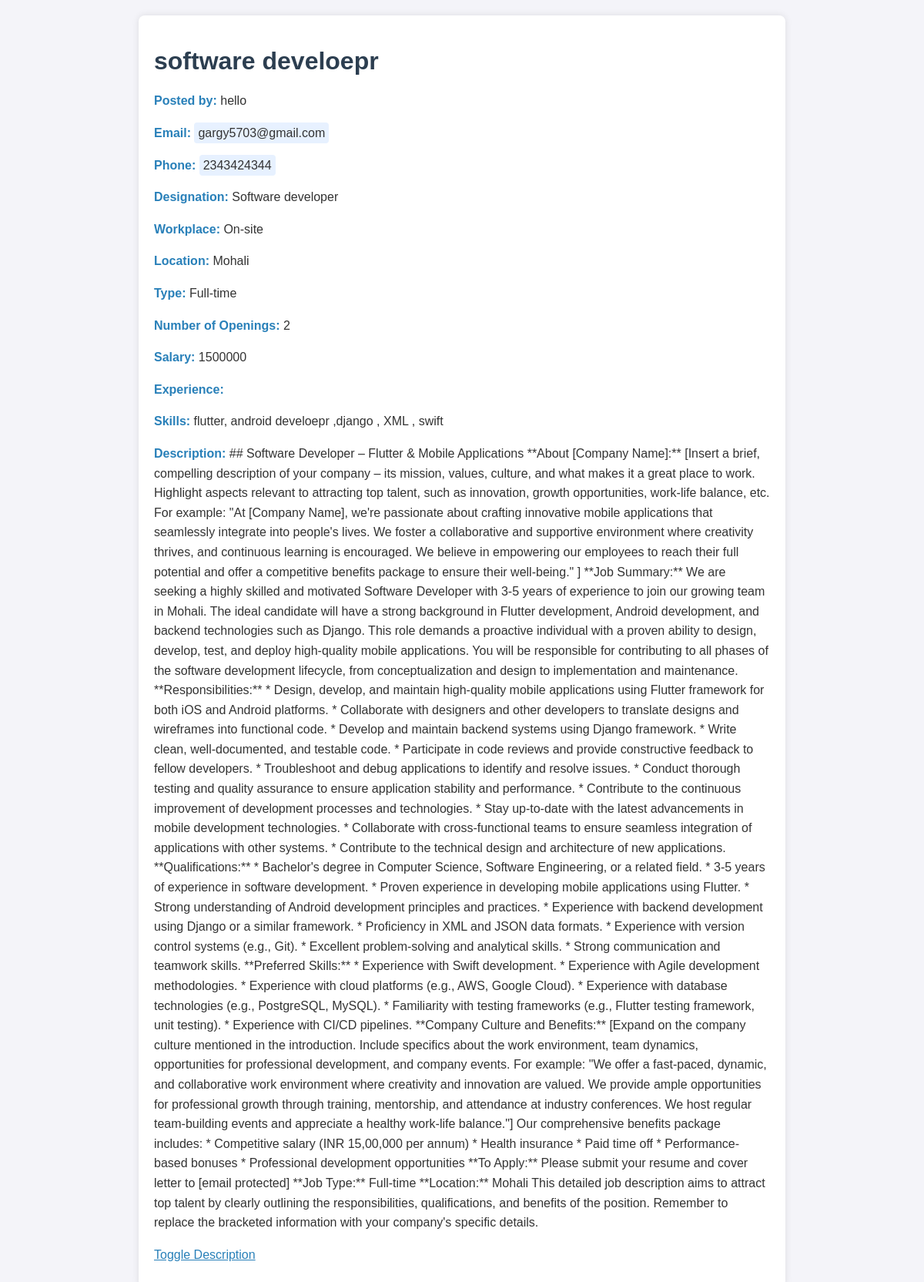
/company_app/card/5/, run on the app's committed database.
### company_app/models.py (models this page shows, shortened)
class Job(models.Model):
    Workplace_type=[
        ('On-site','On-site'),
        ('Hybrid','Hybrid'),
        ('Remote','Remote'),
    ]
    job_type = [
    ('Full-time', 'Full-time'),
    ('Part-time', 'Part-time'),
    ('Contract', 'Contract'),
    ('Temporary', 'Temporary'),
    ('Other', 'Other'),
    ('Volunteer', 'Volunteer'),
    ('Internship', 'Internship'),
]
    jobpost_name = models.CharField(max_length=255)
    jobpost_phoneno = models.CharField(max_length=255)
    jobpost_email = models.CharField(max_length=255)
    jobpost_designation = models.CharField(max_length=255)
    job_title = models.CharField(max_length=255)
    job_workplace = models.CharField(max_length=255 , choices=Workplace_type)
    job_location = models.CharField(max_length=255)
    job_type = models.CharField(max_length=255 , choices=job_type)
    job_no_opening = models.CharField(max_length=255)
    job_salary  = models.CharField(max_length=255)
    job_experience = models.CharField(max_length=25, blank=True)
    job_skills=models.CharField(max_length=255)
    description = models.TextField()
    company = models.ForeignKey(Company, on_delete=models.CASCADE, related_name='jobs')
    unique_number = models.CharField(default="0",max_length=255,null=True)

### company_app/views.py (the view)
# urls.py: path('card/<unique_number>/', views.card_detail, name='card_detail'),
def card_detail(request, unique_number):
    job = get_object_or_404(Job, unique_number=unique_number)
    return render(request, 'card_detail.html', {'job': job})

### company_app/templates/card_detail.html (shortened to what this page needs)
<!DOCTYPE html>
<html lang="en">
<head>
</head>
<body>
    <div class="container">
        <h1>{{ job.job_title }}</h1>
        <p><strong>Posted by:</strong> {{ job.jobpost_name }}</p>
        <p><strong>Email:</strong> <span class="highlight">{{ job.jobpost_email }}</span></p>
        <p><strong>Phone:</strong> <span class="highlight">{{ job.jobpost_phoneno }}</span></p>
        <p><strong>Designation:</strong> {{ job.jobpost_designation }}</p>
        <p><strong>Workplace:</strong> {{ job.job_workplace }}</p>
        <p><strong>Location:</strong> {{ job.job_location }}</p>
        <p><strong>Type:</strong> {{ job.job_type }}</p>
        <p><strong>Number of Openings:</strong> {{ job.job_no_opening }}</p>
        <p><strong>Salary:</strong> {{ job.job_salary }}</p>
        <p><strong>Experience:</strong> {{ job.job_experience }}</p>
        <p><strong>Skills:</strong> {{ job.job_skills }}</p>
        <p><strong>Description:</strong> <span id="description">{{ job.description }}</span></p>
        <p class="toggle-description" onclick="toggleDescription()">Toggle Description</p>
    </div>
</body>
</html>

### company_app/templates/card_detail.html (style rules this page uses)
body { font-family: Arial, sans-serif; margin: 0; padding: 0; background-color: #f4f4f9; color: #333; }
.container { max-width: 800px; margin: 20px auto; padding: 20px; background-color: #fff; box-shadow: 0 0 10px rgba(0, 0, 0, 0.1); border-radius: 8px; }
h1 { color: #2c3e50; margin-bottom: 20px; }
p { line-height: 1.6; margin-bottom: 10px; }
strong { color: #2980b9; }
.highlight { background-color: #e7f1ff; padding: 5px; border-radius: 4px; }
.toggle-description { cursor: pointer; color: #2980b9; text-decoration: underline; }

### data on the page
Job: job_title "software develoepr", jobpost_name "hello", jobpost_email "gargy5703@gmail.com", jobpost_phoneno "2343424344", jobpost_designation "Software developer", job_workplace "On-site", job_location "Mohali", job_type "Full-time", job_no_opening "2", job_salary "1500000", job_skills "flutter, android develoepr ,django , XML , swift", description "## Software Developer – Flutter & Mobile Applications **About [Company Name]:** [Insert a brief, compelling description of your company – its mission, values, culture, and what makes it a great place to work. Highlight aspects relevant to attracting top talent, such as innovation, growth opportunities, work-life balance, etc. For example: \"At [Company Name], we're passionate about crafting innovative mobile applications that seamlessly integrate into people's lives. We foster a collaborative and supportive environment where creativity thrives, and continuous learning is encouraged. We believe in empowering our employees to reach their full potential and offer a competitive benefits package…"
